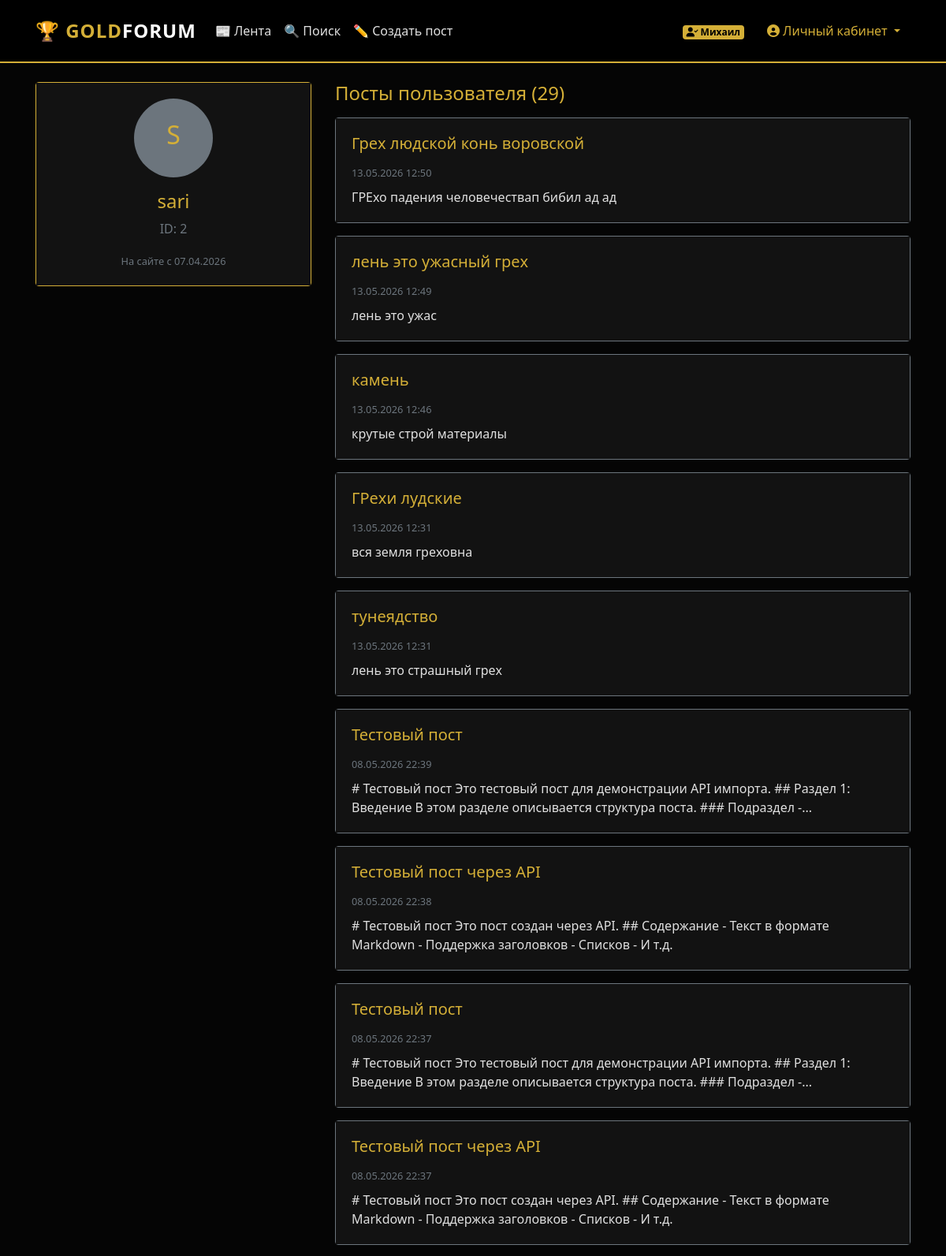
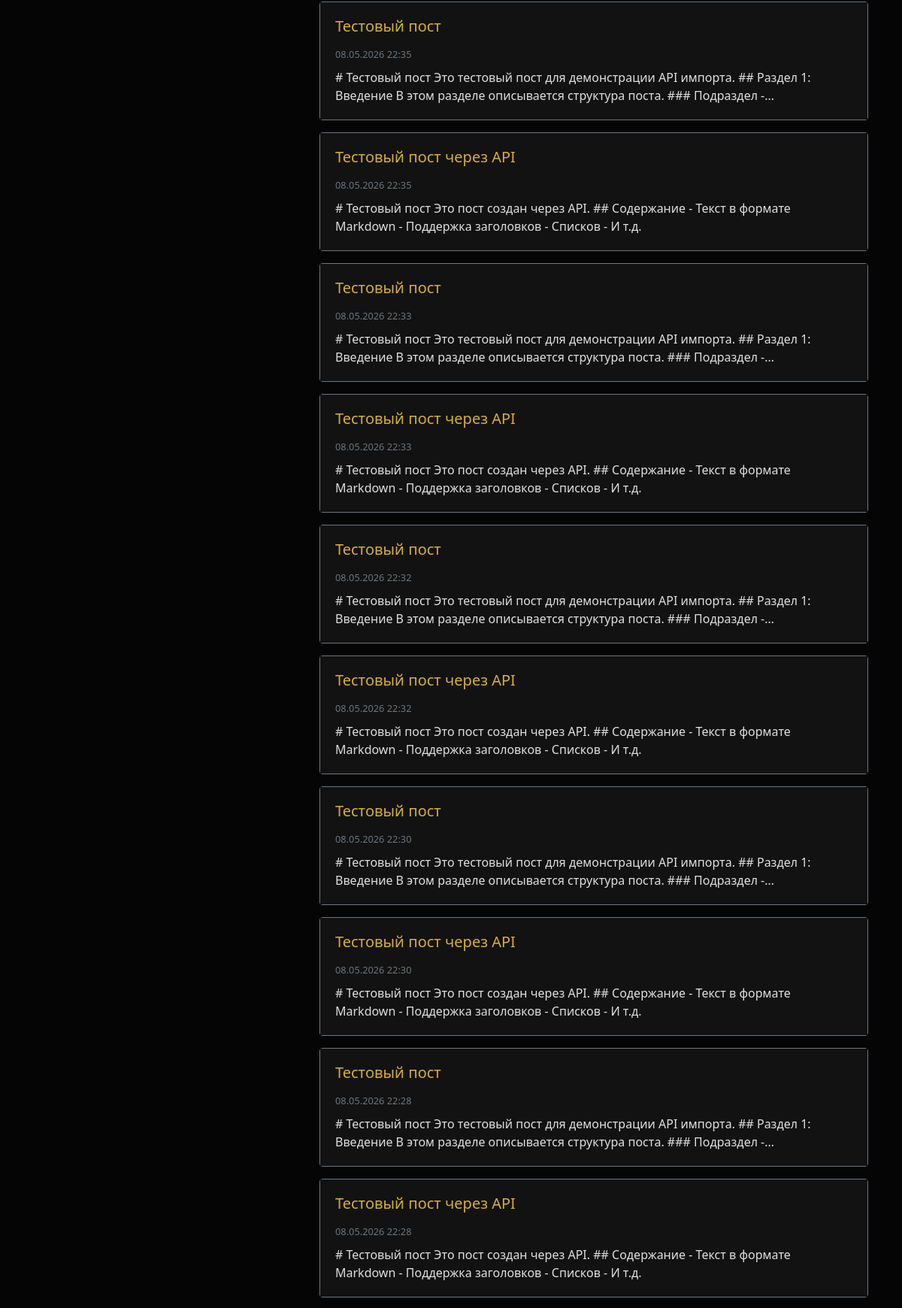
The app's page /profile/2 (signed in, upper part) with its own data (2 pictures, top to bottom).
### backend/database/models/users_model.py (models this page shows, shortened)
class UserModel(SqlAlchemyBase, UserMixin, SerializerMixin):
    __tablename__ = 'users'
    id = sqlalchemy.Column(sqlalchemy.Integer, primary_key=True, autoincrement=True)
    username = sqlalchemy.Column(sqlalchemy.String, unique=True, nullable=False, index=True)
    passwd_hash = sqlalchemy.Column(sqlalchemy.String, nullable=False)
    tg_id = sqlalchemy.Column(sqlalchemy.String, unique=True, nullable=True, index=True)
    created_at = sqlalchemy.Column(sqlalchemy.DateTime, default=datetime.datetime.now)
    posts = orm.relationship("PostModel", back_populates='user', cascade='all, delete-orphan')

### backend/database/models/posts_model.py (models this page shows, shortened)
class PostModel(SqlAlchemyBase, SerializerMixin):
    __tablename__ = 'posts'
    id = sqlalchemy.Column(sqlalchemy.Integer, primary_key=True, autoincrement=True)
    author = sqlalchemy.Column(sqlalchemy.String, nullable=False, index=True)
    title = sqlalchemy.Column(sqlalchemy.String, nullable=True)
    content = sqlalchemy.Column(sqlalchemy.Text, nullable=False)
    content_html = sqlalchemy.Column(sqlalchemy.Text, nullable=True)
    created_at = sqlalchemy.Column(sqlalchemy.DateTime, default=datetime.datetime.now, index=True)
    updated_at = sqlalchemy.Column(sqlalchemy.DateTime, onupdate=datetime.datetime.now)
    path = sqlalchemy.Column(sqlalchemy.Text, nullable=True)
    attached_images = sqlalchemy.Column(sqlalchemy.Text, nullable=True)
    attached_files = sqlalchemy.Column(sqlalchemy.Text, nullable=True)
    likes_count = sqlalchemy.Column(sqlalchemy.Integer, default=0, nullable=False)
    user_id = sqlalchemy.Column(sqlalchemy.Integer, sqlalchemy.ForeignKey("users.id"), nullable=True, index=True)
    user = orm.relationship('UserModel')
    comments = orm.relationship('CommentModel', back_populates='post', cascade='all, delete-orphan')

### app.py (the view, shortened to what this page needs)
@app.route('/profile/<int:user_id>')
def profile(user_id):
    db_sess = db_session.create_session()
    try:
        user = db_sess.get(UserModel, user_id)
        if not user:
            abort(404)
        posts = db_sess.query(PostModel).filter_by(user_id=user.id).order_by(PostModel.created_at.desc()).all()
        is_owner = current_user.is_authenticated and current_user.id == user_id
        liked_posts = []
        favorite_posts = []
        read_posts = []
        return render_template(
            'profile.html',
            user=user,
            posts=posts,
            is_owner=is_owner,
            liked_posts=liked_posts,
            favorite_posts=favorite_posts,
            read_posts=read_posts
        )
    finally:
        db_sess.close()

### app.py (called while the page is built)
@login_manager.user_loader
def load_user(user_id):
    db_sess = db_session.create_session()
    try:
        return db_sess.get(UserModel, user_id)
    finally:
        db_sess.close()

### backend/database/db_session.py (called while the page is built)
def create_session() -> Session:
    global __factory
    return __factory()

### templates/profile.html (shortened to what this page needs)
{% extends "base.html" %}
{% block content %}
<div class="row">
    <div class="col-md-4 mb-4">
        <div class="card border-gold text-center">
            <div class="card-body">
                <div class="rounded-circle bg-secondary d-flex align-items-center justify-content-center mx-auto mb-3"
                     style="width: 100px; height: 100px;">
                    <span class="h2 text-gold">{{ user.username[0].upper() }}</span>
                </div>
                <h4 class="text-gold">{{ user.username }}</h4>
                <p class="text-muted">ID: {{ user.id }}</p>
                <small class="text-muted">
                    На сайте с {{ user.created_at.strftime('%d.%m.%Y') if user.created_at else 'Неизвестно' }}
                </small>
            </div>
        </div>
    </div>
    <div class="col-md-8">
        {% if is_owner %}
        <ul class="nav nav-tabs mb-3" id="profileTabs" role="tablist">
            <li class="nav-item">
                <a class="nav-link active" id="posts-tab" data-toggle="tab" href="#posts" role="tab">
                    📝 Мои посты (<span id="posts-count">{{ posts|length }}</span>)
                </a>
            </li>
            <li class="nav-item">
                <a class="nav-link" id="liked-tab" data-toggle="tab" href="#liked" role="tab">
                    ❤️ Понравившиеся (<span id="liked-count">{{ liked_posts|length }}</span>)
                </a>
            </li>
            <li class="nav-item">
                <a class="nav-link" id="favorites-tab" data-toggle="tab" href="#favorites" role="tab">
                    ⭐ Избранное (<span id="favorites-count">{{ favorite_posts|length }}</span>)
                </a>
            </li>
            <li class="nav-item">
                <a class="nav-link" id="read-tab" data-toggle="tab" href="#read" role="tab">
                    ✓ Прочитанные (<span id="read-count">{{ read_posts|length }}</span>)
                </a>
            </li>
        </ul>
        <div class="tab-content" id="profileTabContent">
            <div class="tab-pane fade show active" id="posts" role="tabpanel">
                <div id="posts-content">
                    {% if posts %}
                        {% for post in posts %}
                        <div class="card mb-3 border-secondary">
                            <div class="card-body">
                                <h5 class="card-title">
                                    <a href="/post/{{ post.id }}" class="text-gold text-decoration-none">
                                        {{ post.title or 'Без заголовка' }}
                                    </a>
                                </h5>
                                <small class="text-muted">{{ post.created_at.strftime('%d.%m.%Y %H:%M') if post.created_at else 'Неизвестно' }}</small>
                                <p class="mt-2 mb-0">{{ post.content[:150] }}{% if post.content|length > 150 %}...{% endif %}</p>
                            </div>
                        </div>
                        {% endfor %}
                    {% else %}
                        <p class="text-muted text-center py-3">Вы ещё не опубликовали постов</p>
                    {% endif %}
                </div>
            </div>
            <div class="tab-pane fade" id="liked" role="tabpanel">
                <div id="liked-content">
                    {% if liked_posts %}
                        {% for post in liked_posts %}
                        <div class="card mb-3 border-secondary">
                            <div class="card-body">
                                <h5 class="card-title">
                                    <a href="/post/{{ post.id }}" class="text-gold text-decoration-none">
                                        ❤️ {{ post.title or 'Без заголовка' }}
                                    </a>
                                </h5>
                                <small class="text-muted">
                                    Автор: {{ post.author }} | {{ post.created_at.strftime('%d.%m.%Y %H:%M') if post.created_at else 'Неизвестно' }}
                                </small>
                                <p class="mt-2 mb-0">{{ post.content[:150] }}{% if post.content|length > 150 %}...{% endif %}</p>
                            </div>
                        </div>
                        {% endfor %}
                    {% else %}
                        <p class="text-muted text-center py-3">Вы ещё не лайкали постов</p>
                    {% endif %}
                </div>
            </div>
            <div class="tab-pane fade" id="favorites" role="tabpanel">
                <div id="favorites-content">
                    {% if favorite_posts %}
                        {% for post in favorite_posts %}
                        <div class="card mb-3 border-secondary">
                            <div class="card-body">
                                <h5 class="card-title">
                                    <a href="/post/{{ post.id }}" class="text-gold text-decoration-none">
                                        ⭐ {{ post.title or 'Без заголовка' }}
                                    </a>
                                </h5>
                                <small class="text-muted">
                                    Автор: {{ post.author }} | {{ post.created_at.strftime('%d.%m.%Y %H:%M') if post.created_at else 'Неизвестно' }}
                                </small>
                                <p class="mt-2 mb-0">{{ post.content[:150] }}{% if post.content|length > 150 %}...{% endif %}</p>
                            </div>
                        </div>
                        {% endfor %}
                    {% else %}
                        <p class="text-muted text-center py-3">У вас пока нет избранных постов</p>
                    {% endif %}
                </div>
            </div>
            <div class="tab-pane fade" id="read" role="tabpanel">
                <div id="read-content">
                    {% if read_posts %}
                        {% for post in read_posts %}
                        <div class="card mb-3 border-secondary">
                            <div class="card-body">
                                <h5 class="card-title">
                                    <a href="/post/{{ post.id }}" class="text-gold text-decoration-none">
                                        ✓ {{ post.title or 'Без заголовка' }}
                                    </a>
                                </h5>
                                <small class="text-muted">
                                    Автор: {{ post.author }} | {{ post.created_at.strftime('%d.%m.%Y %H:%M') if post.created_at else 'Неизвестно' }}
                                </small>
                                <p class="mt-2 mb-0">{{ post.content[:150] }}{% if post.content|length > 150 %}...{% endif %}</p>
                            </div>
                        </div>
                        {% endfor %}
                    {% else %}
                        <p class="text-muted text-center py-3">Вы ещё не отмечали постов как прочитанные</p>
                    {% endif %}
                </div>
            </div>
        </div>
        {% else %}
        <h4 class="text-gold mb-3">Посты пользователя ({{ posts|length }})</h4>
        {% if posts %}
            {% for post in posts %}
            <div class="card mb-3 border-secondary">
                <div class="card-body">
                    <h5 class="card-title">
                        <a href="/post/{{ post.id }}" class="text-gold text-decoration-none">
                            {{ post.title or 'Без заголовка' }}
                        </a>
                    </h5>
                    <small class="text-muted">{{ post.created_at.strftime('%d.%m.%Y %H:%M') if post.created_at else 'Неизвестно' }}</small>
                    <p class="mt-2 mb-0">{{ post.content[:150] }}{% if post.content|length > 150 %}...{% endif %}</p>
                </div>
            </div>
            {% endfor %}
        {% else %}
            <p class="text-muted">Пользователь ещё не опубликовал постов</p>
        {% endif %}
        {% endif %}
    </div>
</div>
{% endblock %}

### templates/base.html (shortened to what this page needs)
<!DOCTYPE html>
<html lang="ru">
<head>
    <link rel="stylesheet"
          href="https://stackpath.bootstrapcdn.com/bootstrap/4.4.1/css/bootstrap.min.css"
>
    <link rel="stylesheet" href="https://cdnjs.cloudflare.com/ajax/libs/font-awesome/6.0.0-beta3/css/all.min.css">
    <link rel="stylesheet" type="text/css" href="{{ url_for('static', filename='css/style.css') }}">
    <link rel="stylesheet" type="text/css" href="{{ url_for('static', filename='css/error.css') }}">
</head>
<body>
<header>
    <nav class="navbar navbar-expand-lg navbar-dark">
        <div class="container">
            <a class="navbar-brand" href="/">
                🏆 GOLD<span class="text-white">FORUM</span>
            </a>
            <div class="collapse navbar-collapse" id="navbarNav">
                <ul class="navbar-nav mr-auto">
                    <li class="nav-item {% if request.path == '/' or request.path == '/index' %}active{% endif %}">
                        <a class="nav-link" href="/">📰 Лента</a>
                    </li>
                    <li class="nav-item {% if request.path == '/search' %}active{% endif %}">
                        <a class="nav-link" href="/search">🔍 Поиск</a>
                    </li>
                    {% if current_user.is_authenticated %}
                    <li class="nav-item {% if request.path == '/post/new' %}active{% endif %}">
                        <a class="nav-link" href="/post/new">✏️ Создать пост</a>
                    </li>
                    {% endif %}
                </ul>
                <ul class="navbar-nav ml-auto align-items-center">
                    {% if current_user.is_authenticated %}
                        <li class="nav-item mr-3">
                            <span class="badge" style="background-color: var(--gold-primary); color: #000;">
                                <i class="fas fa-user-check"></i> {{ current_user.username }}
                            </span>
                        </li>
                        <li class="nav-item dropdown">
                            <button class="btn dropdown-toggle user-dropdown-btn" type="button" id="userMenu" data-toggle="dropdown" aria-haspopup="true" aria-expanded="false" style="color: var(--gold-primary);">
                                <i class="fas fa-user-circle"></i> Личный кабинет
                            </button>
                        </li>
                    {% endif %}
                </ul>
            </div>
        </div>
    </nav>
</header>
<div class="wrapper">
    <main role="main" class="container py-4">
        <div class="main-card">
            {% block content %}{% endblock %}
        </div>
    </main>
</div>
</body>
</html>

### static/css/style.css (style rules this page uses)
:root { --bg-black: #050505; --bg-card: #121212; --bg-dark: #1a1a1a; --gold-primary: #D4AF37; --gold-hover: #B59024; --gold-light: #F4CF57; --text-main: #E0E0E0; --text-muted: #A0A0A0; }
body { background-color: var(--bg-black); color: var(--text-main); font-family: 'Segoe UI', Tahoma, Geneva, Verdana, sans-serif; min-height: 100vh; display: flex; flex-direction: column; }
a { color: var(--gold-primary); text-decoration: none; transition: color 0.3s ease; }
.text-gold { color: var(--gold-primary) !important; }
.border-gold { border-color: var(--gold-primary) !important; }
.navbar { background-color: #000 !important; border-bottom: 2px solid var(--gold-primary); padding: 1rem 0; }
.navbar-brand { color: var(--gold-primary) !important; font-weight: 700; font-size: 1.5rem; letter-spacing: 1px; }
.nav-link { color: var(--text-main) !important; transition: color 0.3s ease; }
.card { background-color: var(--bg-card); border: 1px solid #333; transition: border-color 0.3s ease; }
.card-body { background-color: var(--bg-card); }

### records on screen
UserModel: username "Михаил"
UserModel: username "S", username "sari", id "2", created_at "07.04.2026"
PostModel: title "Грех людской конь воровской", created_at "13.05.2026 12:50", content "ГРЕхо падения человечествап бибил ад ад"
PostModel: title "лень это ужасный грех", created_at "13.05.2026 12:49", content "лень это ужас"
PostModel: title "камень", created_at "13.05.2026 12:46", content "крутые строй материалы"
PostModel: title "ГРехи лудские", created_at "13.05.2026 12:31", content "вся земля греховна"
PostModel: title "тунеядство", created_at "13.05.2026 12:31", content "лень это страшный грех"
PostModel: title "Тестовый пост", created_at "08.05.2026 22:39", content "# Тестовый пост Это тестовый пост для демонстрации API импорта. ## Раздел 1: Введение В этом разделе описывается структура поста. ### Подраздел -"
PostModel: title "Тестовый пост через API", created_at "08.05.2026 22:38", content "# Тестовый пост Это пост создан через API. ## Содержание - Текст в формате Markdown - Поддержка заголовков - Списков - И т.д."
PostModel: title "Тестовый пост", created_at "08.05.2026 22:37", content "# Тестовый пост Это тестовый пост для демонстрации API импорта. ## Раздел 1: Введение В этом разделе описывается структура поста. ### Подраздел -"
PostModel: title "Тестовый пост через API", created_at "08.05.2026 22:37", content "# Тестовый пост Это пост создан через API. ## Содержание - Текст в формате Markdown - Поддержка заголовков - Списков - И т.д."
PostModel: title "Тестовый пост", created_at "08.05.2026 22:35", content "# Тестовый пост Это тестовый пост для демонстрации API импорта. ## Раздел 1: Введение В этом разделе описывается структура поста. ### Подраздел -"
PostModel: title "Тестовый пост через API", created_at "08.05.2026 22:35", content "# Тестовый пост Это пост создан через API. ## Содержание - Текст в формате Markdown - Поддержка заголовков - Списков - И т.д."
PostModel: title "Тестовый пост", created_at "08.05.2026 22:33", content "# Тестовый пост Это тестовый пост для демонстрации API импорта. ## Раздел 1: Введение В этом разделе описывается структура поста. ### Подраздел -"
PostModel: title "Тестовый пост через API", created_at "08.05.2026 22:33", content "# Тестовый пост Это пост создан через API. ## Содержание - Текст в формате Markdown - Поддержка заголовков - Списков - И т.д."
PostModel: title "Тестовый пост", created_at "08.05.2026 22:32", content "# Тестовый пост Это тестовый пост для демонстрации API импорта. ## Раздел 1: Введение В этом разделе описывается структура поста. ### Подраздел -"
PostModel: title "Тестовый пост через API", created_at "08.05.2026 22:32", content "# Тестовый пост Это пост создан через API. ## Содержание - Текст в формате Markdown - Поддержка заголовков - Списков - И т.д."
PostModel: title "Тестовый пост", created_at "08.05.2026 22:30", content "# Тестовый пост Это тестовый пост для демонстрации API импорта. ## Раздел 1: Введение В этом разделе описывается структура поста. ### Подраздел -"
PostModel: title "Тестовый пост через API", created_at "08.05.2026 22:30", content "# Тестовый пост Это пост создан через API. ## Содержание - Текст в формате Markdown - Поддержка заголовков - Списков - И т.д."
PostModel: title "Тестовый пост", created_at "08.05.2026 22:28", content "# Тестовый пост Это тестовый пост для демонстрации API импорта. ## Раздел 1: Введение В этом разделе описывается структура поста. ### Подраздел -"
PostModel: title "Тестовый пост через API", created_at "08.05.2026 22:28", content "# Тестовый пост Это пост создан через API. ## Содержание - Текст в формате Markdown - Поддержка заголовков - Списков - И т.д."

### other values on screen
{{ posts|length }} "29"
